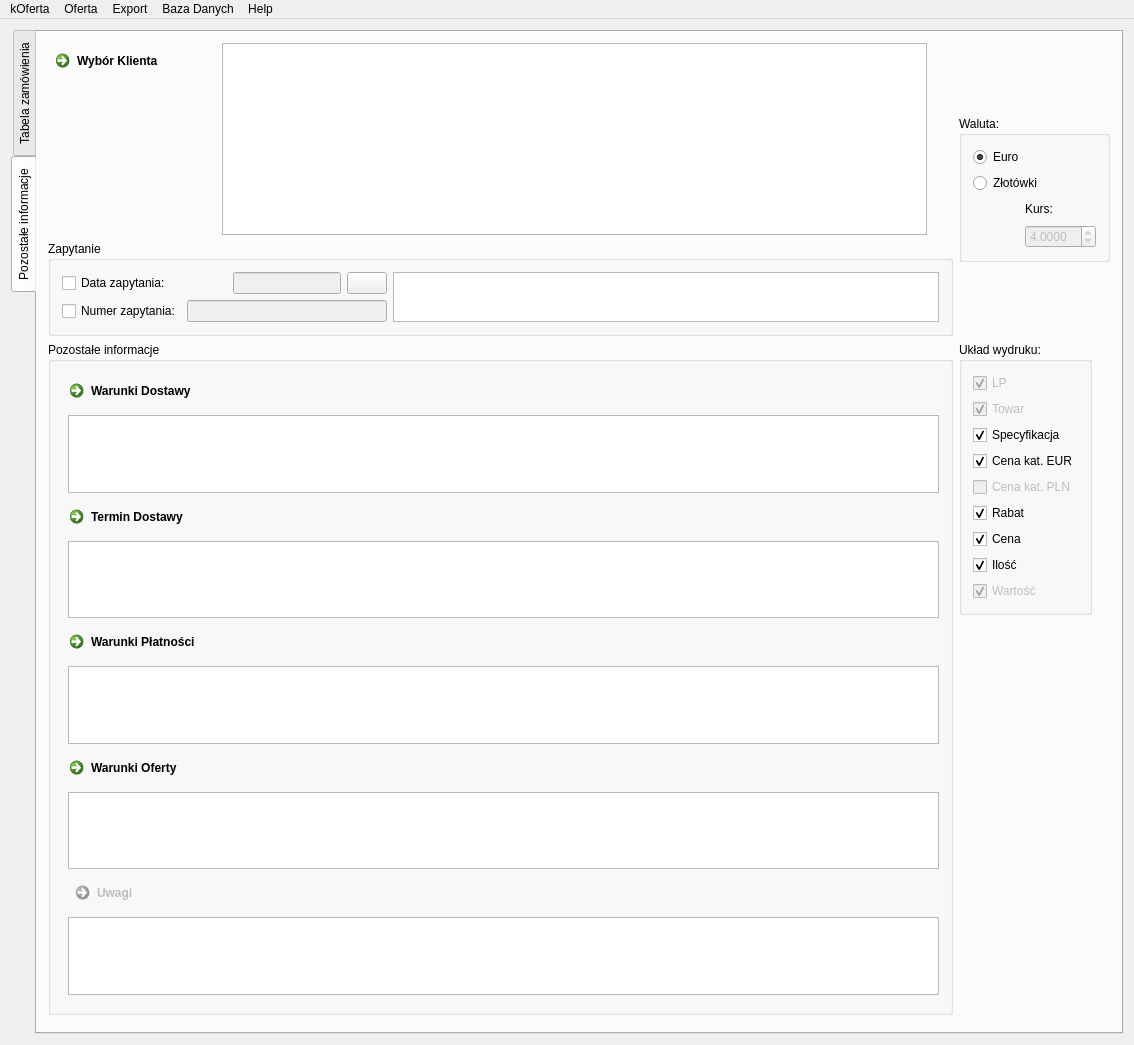
<?xml version="1.0" encoding="UTF-8"?>
<ui version="4.0">
 <class>MainWindow</class>
 <widget class="QMainWindow" name="MainWindow">
  <property name="geometry">
   <rect>
    <x>0</x>
    <y>0</y>
    <width>1134</width>
    <height>1045</height>
   </rect>
  </property>
  <property name="windowTitle">
   <string notr="true">kOferta</string>
  </property>
  <property name="windowIcon">
   <iconset resource="../resources/mainwindow.qrc">
    <normaloff>:/ico</normaloff>:/ico</iconset>
  </property>
  <widget class="QWidget" name="centralWidget">
   <layout class="QVBoxLayout" name="verticalLayout_5">
    <item>
     <widget class="QTabWidget" name="tabWidget">
      <property name="tabPosition">
       <enum>QTabWidget::West</enum>
      </property>
      <property name="currentIndex">
       <number>1</number>
      </property>
      <widget class="QWidget" name="tab">
       <attribute name="title">
        <string>Tabela zamówienia</string>
       </attribute>
       <layout class="QVBoxLayout" name="verticalLayout_2">
        <item>
         <layout class="QHBoxLayout" name="horizontalLayout_2">
          <item>
           <widget class="QPushButton" name="addTowar">
            <property name="text">
             <string>Dodaj Towar</string>
            </property>
           </widget>
          </item>
          <item>
           <widget class="QPushButton" name="rabat">
            <property name="text">
             <string>Ustaw rabat</string>
            </property>
           </widget>
          </item>
          <item>
           <widget class="QPushButton" name="delw">
            <property name="text">
             <string>Usuń wiersz</string>
            </property>
           </widget>
          </item>
          <item>
           <spacer name="horizontalSpacer_2">
            <property name="orientation">
             <enum>Qt::Horizontal</enum>
            </property>
            <property name="sizeHint" stdset="0">
             <size>
              <width>40</width>
              <height>20</height>
             </size>
            </property>
           </spacer>
          </item>
         </layout>
        </item>
        <item>
         <widget class="MerchandiseListView" name="tableView" native="true">
          <property name="sizePolicy">
           <sizepolicy hsizetype="Expanding" vsizetype="Expanding">
            <horstretch>0</horstretch>
            <verstretch>0</verstretch>
           </sizepolicy>
          </property>
         </widget>
        </item>
       </layout>
      </widget>
      <widget class="QWidget" name="tab_2">
       <attribute name="title">
        <string>Pozostałe informacje</string>
       </attribute>
       <layout class="QGridLayout" name="gridLayout">
        <item row="0" column="0">
         <layout class="QHBoxLayout" name="horizontalLayout_3">
          <item>
           <widget class="QCommandLinkButton" name="commandLinkButton_klient">
            <property name="text">
             <string>Wybór Klienta</string>
            </property>
           </widget>
          </item>
          <item>
           <widget class="QPlainTextEdit" name="plainTextEdit_klient">
            <property name="sizePolicy">
             <sizepolicy hsizetype="Expanding" vsizetype="Expanding">
              <horstretch>0</horstretch>
              <verstretch>0</verstretch>
             </sizepolicy>
            </property>
            <property name="tabChangesFocus">
             <bool>true</bool>
            </property>
            <property name="lineWrapMode">
             <enum>QPlainTextEdit::NoWrap</enum>
            </property>
            <property name="readOnly">
             <bool>true</bool>
            </property>
           </widget>
          </item>
         </layout>
        </item>
        <item row="0" column="2" rowspan="2">
         <widget class="QGroupBox" name="waluta">
          <property name="sizePolicy">
           <sizepolicy hsizetype="Fixed" vsizetype="Fixed">
            <horstretch>0</horstretch>
            <verstretch>0</verstretch>
           </sizepolicy>
          </property>
          <property name="title">
           <string>Waluta:</string>
          </property>
          <layout class="QGridLayout" name="gridLayout_3">
           <item row="0" column="0" colspan="3">
            <widget class="QRadioButton" name="radioButton_EUR">
             <property name="text">
              <string>Euro</string>
             </property>
             <property name="checked">
              <bool>true</bool>
             </property>
            </widget>
           </item>
           <item row="1" column="0" colspan="3">
            <widget class="QRadioButton" name="radioButton_PLN">
             <property name="text">
              <string>Złotówki</string>
             </property>
            </widget>
           </item>
           <item row="2" column="0">
            <spacer name="horizontalSpacer">
             <property name="orientation">
              <enum>Qt::Horizontal</enum>
             </property>
             <property name="sizeHint" stdset="0">
              <size>
               <width>40</width>
               <height>20</height>
              </size>
             </property>
            </spacer>
           </item>
           <item row="2" column="2">
            <widget class="QLabel" name="label_exchangeRate">
             <property name="enabled">
              <bool>true</bool>
             </property>
             <property name="text">
              <string>Kurs:</string>
             </property>
            </widget>
           </item>
           <item row="3" column="0">
            <spacer name="horizontalSpacer_3">
             <property name="orientation">
              <enum>Qt::Horizontal</enum>
             </property>
             <property name="sizeHint" stdset="0">
              <size>
               <width>40</width>
               <height>20</height>
              </size>
             </property>
            </spacer>
           </item>
           <item row="3" column="2">
            <widget class="QDoubleSpinBox" name="spinBox_exchangeRate">
             <property name="enabled">
              <bool>false</bool>
             </property>
             <property name="decimals">
              <number>4</number>
             </property>
             <property name="maximum">
              <double>99.999899999999997</double>
             </property>
             <property name="singleStep">
              <double>0.010000000000000</double>
             </property>
             <property name="value">
              <double>4.000000000000000</double>
             </property>
            </widget>
           </item>
          </layout>
         </widget>
        </item>
        <item row="1" column="0" colspan="2">
         <widget class="QGroupBox" name="grupBox_zapytanie">
          <property name="sizePolicy">
           <sizepolicy hsizetype="Preferred" vsizetype="Minimum">
            <horstretch>0</horstretch>
            <verstretch>0</verstretch>
           </sizepolicy>
          </property>
          <property name="title">
           <string>Zapytanie</string>
          </property>
          <layout class="QHBoxLayout" name="horizontalLayout_4">
           <item>
            <layout class="QVBoxLayout" name="verticalLayout">
             <property name="sizeConstraint">
              <enum>QLayout::SetDefaultConstraint</enum>
             </property>
             <item>
              <layout class="QHBoxLayout" name="horizontalLayout">
               <item>
                <widget class="QCheckBox" name="checkBox_zapytanieData">
                 <property name="text">
                  <string>Data zapytania:</string>
                 </property>
                </widget>
               </item>
               <item>
                <widget class="QLineEdit" name="lineEdit_zapytanieData">
                 <property name="enabled">
                  <bool>false</bool>
                 </property>
                 <property name="sizePolicy">
                  <sizepolicy hsizetype="Fixed" vsizetype="Fixed">
                   <horstretch>0</horstretch>
                   <verstretch>0</verstretch>
                  </sizepolicy>
                 </property>
                 <property name="readOnly">
                  <bool>false</bool>
                 </property>
                </widget>
               </item>
               <item>
                <widget class="QPushButton" name="pushButton_zapytanieData">
                 <property name="sizePolicy">
                  <sizepolicy hsizetype="Fixed" vsizetype="Fixed">
                   <horstretch>0</horstretch>
                   <verstretch>0</verstretch>
                  </sizepolicy>
                 </property>
                 <property name="text">
                  <string/>
                 </property>
                 <property name="icon">
                  <iconset resource="../resources/mainwindow.qrc">
                   <normaloff>:/calendar</normaloff>:/calendar</iconset>
                 </property>
                 <property name="iconSize">
                  <size>
                   <width>32</width>
                   <height>32</height>
                  </size>
                 </property>
                </widget>
               </item>
              </layout>
             </item>
             <item>
              <layout class="QHBoxLayout" name="horizontalLayout_11">
               <item>
                <widget class="QCheckBox" name="checkBox_zapytanieNr">
                 <property name="text">
                  <string>Numer zapytania:</string>
                 </property>
                </widget>
               </item>
               <item>
                <widget class="QLineEdit" name="lineEdit_zapytanieNr">
                 <property name="enabled">
                  <bool>false</bool>
                 </property>
                 <property name="sizePolicy">
                  <sizepolicy hsizetype="Minimum" vsizetype="Fixed">
                   <horstretch>0</horstretch>
                   <verstretch>0</verstretch>
                  </sizepolicy>
                 </property>
                 <property name="minimumSize">
                  <size>
                   <width>200</width>
                   <height>0</height>
                  </size>
                 </property>
                 <property name="maximumSize">
                  <size>
                   <width>500</width>
                   <height>16777215</height>
                  </size>
                 </property>
                 <property name="baseSize">
                  <size>
                   <width>500</width>
                   <height>0</height>
                  </size>
                 </property>
                 <property name="readOnly">
                  <bool>false</bool>
                 </property>
                </widget>
               </item>
              </layout>
             </item>
            </layout>
           </item>
           <item>
            <widget class="QPlainTextEdit" name="plainTextEdit_zapytanie">
             <property name="sizePolicy">
              <sizepolicy hsizetype="Expanding" vsizetype="Ignored">
               <horstretch>0</horstretch>
               <verstretch>0</verstretch>
              </sizepolicy>
             </property>
             <property name="maximumSize">
              <size>
               <width>16777215</width>
               <height>16777215</height>
              </size>
             </property>
             <property name="readOnly">
              <bool>true</bool>
             </property>
            </widget>
           </item>
          </layout>
         </widget>
        </item>
        <item row="2" column="0" rowspan="2" colspan="2">
         <widget class="QGroupBox" name="groupBox">
          <property name="title">
           <string>Pozostałe informacje</string>
          </property>
          <layout class="QFormLayout" name="formLayout">
           <property name="fieldGrowthPolicy">
            <enum>QFormLayout::AllNonFixedFieldsGrow</enum>
           </property>
           <item row="0" column="0" colspan="2">
            <widget class="QCommandLinkButton" name="commandLinkButton_shipingTerms">
             <property name="text">
              <string>Warunki Dostawy</string>
             </property>
            </widget>
           </item>
           <item row="1" column="1">
            <widget class="QPlainTextEdit" name="plainTextEdit_dostawa">
             <property name="sizePolicy">
              <sizepolicy hsizetype="Expanding" vsizetype="Preferred">
               <horstretch>0</horstretch>
               <verstretch>0</verstretch>
              </sizepolicy>
             </property>
             <property name="maximumSize">
              <size>
               <width>16777215</width>
               <height>16777215</height>
              </size>
             </property>
             <property name="undoRedoEnabled">
              <bool>false</bool>
             </property>
             <property name="readOnly">
              <bool>true</bool>
             </property>
            </widget>
           </item>
           <item row="2" column="0" colspan="2">
            <widget class="QCommandLinkButton" name="commandLinkButton_shipmentTime">
             <property name="text">
              <string>Termin Dostawy</string>
             </property>
            </widget>
           </item>
           <item row="3" column="1">
            <widget class="QPlainTextEdit" name="plainTextEdit_termin">
             <property name="sizePolicy">
              <sizepolicy hsizetype="Expanding" vsizetype="Preferred">
               <horstretch>0</horstretch>
               <verstretch>0</verstretch>
              </sizepolicy>
             </property>
             <property name="maximumSize">
              <size>
               <width>16777215</width>
               <height>16777215</height>
              </size>
             </property>
             <property name="undoRedoEnabled">
              <bool>false</bool>
             </property>
             <property name="readOnly">
              <bool>true</bool>
             </property>
            </widget>
           </item>
           <item row="4" column="0" colspan="2">
            <widget class="QCommandLinkButton" name="commandLinkButton_paymentTerms">
             <property name="text">
              <string>Warunki Płatności</string>
             </property>
            </widget>
           </item>
           <item row="5" column="1">
            <widget class="QPlainTextEdit" name="plainTextEdit_platnosc">
             <property name="sizePolicy">
              <sizepolicy hsizetype="Expanding" vsizetype="Preferred">
               <horstretch>0</horstretch>
               <verstretch>0</verstretch>
              </sizepolicy>
             </property>
             <property name="maximumSize">
              <size>
               <width>16777215</width>
               <height>16777215</height>
              </size>
             </property>
             <property name="undoRedoEnabled">
              <bool>false</bool>
             </property>
             <property name="readOnly">
              <bool>true</bool>
             </property>
            </widget>
           </item>
           <item row="6" column="0" colspan="2">
            <widget class="QCommandLinkButton" name="commandLinkButton_offerTerms">
             <property name="text">
              <string>Warunki Oferty</string>
             </property>
            </widget>
           </item>
           <item row="7" column="1">
            <widget class="QPlainTextEdit" name="plainTextEdit_oferta">
             <property name="sizePolicy">
              <sizepolicy hsizetype="Expanding" vsizetype="Preferred">
               <horstretch>0</horstretch>
               <verstretch>0</verstretch>
              </sizepolicy>
             </property>
             <property name="maximumSize">
              <size>
               <width>16777215</width>
               <height>16777215</height>
              </size>
             </property>
             <property name="undoRedoEnabled">
              <bool>false</bool>
             </property>
             <property name="readOnly">
              <bool>true</bool>
             </property>
            </widget>
           </item>
           <item row="8" column="1">
            <widget class="QCommandLinkButton" name="commandLinkButton_other">
             <property name="enabled">
              <bool>false</bool>
             </property>
             <property name="autoFillBackground">
              <bool>false</bool>
             </property>
             <property name="text">
              <string>Uwagi</string>
             </property>
            </widget>
           </item>
           <item row="9" column="1">
            <widget class="QPlainTextEdit" name="plainTextEdit_uwagi">
             <property name="sizePolicy">
              <sizepolicy hsizetype="Expanding" vsizetype="Preferred">
               <horstretch>0</horstretch>
               <verstretch>0</verstretch>
              </sizepolicy>
             </property>
             <property name="maximumSize">
              <size>
               <width>16777215</width>
               <height>16777215</height>
              </size>
             </property>
            </widget>
           </item>
           <item row="11" column="1">
            <spacer name="verticalSpacer_6">
             <property name="orientation">
              <enum>Qt::Vertical</enum>
             </property>
             <property name="sizeHint" stdset="0">
              <size>
               <width>20</width>
               <height>40</height>
              </size>
             </property>
            </spacer>
           </item>
          </layout>
         </widget>
        </item>
        <item row="2" column="2">
         <widget class="QGroupBox" name="kolumny">
          <property name="sizePolicy">
           <sizepolicy hsizetype="Fixed" vsizetype="Fixed">
            <horstretch>0</horstretch>
            <verstretch>0</verstretch>
           </sizepolicy>
          </property>
          <property name="title">
           <string>Układ wydruku:</string>
          </property>
          <layout class="QVBoxLayout" name="verticalLayout_4">
           <item>
            <widget class="QCheckBox" name="kol_lp">
             <property name="enabled">
              <bool>false</bool>
             </property>
             <property name="text">
              <string>LP</string>
             </property>
             <property name="checked">
              <bool>true</bool>
             </property>
            </widget>
           </item>
           <item>
            <widget class="QCheckBox" name="kol_towar">
             <property name="enabled">
              <bool>false</bool>
             </property>
             <property name="text">
              <string>Towar</string>
             </property>
             <property name="checked">
              <bool>true</bool>
             </property>
            </widget>
           </item>
           <item>
            <widget class="QCheckBox" name="kol_specyfikacja">
             <property name="enabled">
              <bool>true</bool>
             </property>
             <property name="text">
              <string>Specyfikacja</string>
             </property>
             <property name="checked">
              <bool>true</bool>
             </property>
            </widget>
           </item>
           <item>
            <widget class="QCheckBox" name="kol_cenaKat">
             <property name="text">
              <string>Cena kat. EUR</string>
             </property>
             <property name="checked">
              <bool>true</bool>
             </property>
            </widget>
           </item>
           <item>
            <widget class="QCheckBox" name="kol_cenaPln">
             <property name="enabled">
              <bool>false</bool>
             </property>
             <property name="text">
              <string>Cena kat. PLN</string>
             </property>
             <property name="checked">
              <bool>false</bool>
             </property>
            </widget>
           </item>
           <item>
            <widget class="QCheckBox" name="kol_rabat">
             <property name="text">
              <string>Rabat</string>
             </property>
             <property name="checked">
              <bool>true</bool>
             </property>
            </widget>
           </item>
           <item>
            <widget class="QCheckBox" name="kol_cena">
             <property name="text">
              <string>Cena</string>
             </property>
             <property name="checked">
              <bool>true</bool>
             </property>
            </widget>
           </item>
           <item>
            <widget class="QCheckBox" name="kol_ilosc">
             <property name="text">
              <string>Ilość</string>
             </property>
             <property name="checked">
              <bool>true</bool>
             </property>
            </widget>
           </item>
           <item>
            <widget class="QCheckBox" name="kol_wartosc">
             <property name="enabled">
              <bool>false</bool>
             </property>
             <property name="text">
              <string>Wartość</string>
             </property>
             <property name="checked">
              <bool>true</bool>
             </property>
            </widget>
           </item>
          </layout>
         </widget>
        </item>
        <item row="3" column="2" rowspan="2">
         <spacer name="verticalSpacer_7">
          <property name="orientation">
           <enum>Qt::Vertical</enum>
          </property>
          <property name="sizeHint" stdset="0">
           <size>
            <width>20</width>
            <height>430</height>
           </size>
          </property>
         </spacer>
        </item>
        <item row="4" column="1">
         <spacer name="verticalSpacer">
          <property name="orientation">
           <enum>Qt::Vertical</enum>
          </property>
          <property name="sizeHint" stdset="0">
           <size>
            <width>20</width>
            <height>40</height>
           </size>
          </property>
         </spacer>
        </item>
       </layout>
       <zorder>grupBox_zapytanie</zorder>
       <zorder>kolumny</zorder>
       <zorder>waluta</zorder>
       <zorder>verticalSpacer_7</zorder>
       <zorder>groupBox</zorder>
      </widget>
     </widget>
    </item>
   </layout>
  </widget>
  <widget class="QMenuBar" name="menuBar">
   <property name="geometry">
    <rect>
     <x>0</x>
     <y>0</y>
     <width>1134</width>
     <height>24</height>
    </rect>
   </property>
   <widget class="QMenu" name="menuOferta">
    <property name="title">
     <string>Oferta</string>
    </property>
    <addaction name="actionNew"/>
    <addaction name="actionOpen"/>
    <addaction name="actionSave"/>
    <addaction name="actionNR"/>
   </widget>
   <widget class="QMenu" name="menuExport">
    <property name="title">
     <string>Export</string>
    </property>
    <addaction name="actionDo_PDF"/>
    <addaction name="actionDruk"/>
   </widget>
   <widget class="QMenu" name="menuHelp">
    <property name="title">
     <string>Help</string>
    </property>
    <addaction name="actionO_kOferta"/>
    <addaction name="actionO_Qt"/>
   </widget>
   <widget class="QMenu" name="menuKlient">
    <property name="title">
     <string>Baza Danych</string>
    </property>
    <addaction name="klientNowy"/>
    <addaction name="klientEdycja"/>
    <addaction name="separator"/>
    <addaction name="actionNowy_Towar"/>
    <addaction name="separator"/>
    <addaction name="actionDodaj_warunki"/>
   </widget>
   <widget class="QMenu" name="menuConnect">
    <property name="title">
     <string>kOferta</string>
    </property>
    <addaction name="actionConnect"/>
    <addaction name="actionDisconnect"/>
    <addaction name="action_changePassword"/>
    <addaction name="separator"/>
    <addaction name="actionExit"/>
   </widget>
   <addaction name="menuConnect"/>
   <addaction name="menuOferta"/>
   <addaction name="menuExport"/>
   <addaction name="menuKlient"/>
   <addaction name="menuHelp"/>
  </widget>
  <action name="actionNew">
   <property name="text">
    <string>Nowa</string>
   </property>
  </action>
  <action name="actionOpen">
   <property name="text">
    <string>Otwórz</string>
   </property>
  </action>
  <action name="actionSave">
   <property name="text">
    <string>Zapisz</string>
   </property>
  </action>
  <action name="actionExit">
   <property name="text">
    <string>Wyjście</string>
   </property>
  </action>
  <action name="actionDo_PDF">
   <property name="text">
    <string>PDF</string>
   </property>
  </action>
  <action name="actionDo_HTML">
   <property name="text">
    <string>HTML</string>
   </property>
  </action>
  <action name="actionDruk">
   <property name="text">
    <string>Druk</string>
   </property>
  </action>
  <action name="actionO_kOferta">
   <property name="text">
    <string>O kOferta</string>
   </property>
  </action>
  <action name="actionO_Qt">
   <property name="text">
    <string>O Qt</string>
   </property>
  </action>
  <action name="actionNR">
   <property name="text">
    <string>Nadaj nowy numer</string>
   </property>
  </action>
  <action name="klientNowy">
   <property name="text">
    <string>Nowy Klient</string>
   </property>
  </action>
  <action name="klientImport">
   <property name="text">
    <string>Import</string>
   </property>
  </action>
  <action name="klientEksport">
   <property name="enabled">
    <bool>true</bool>
   </property>
   <property name="text">
    <string>Eksport</string>
   </property>
  </action>
  <action name="klientEdycja">
   <property name="enabled">
    <bool>true</bool>
   </property>
   <property name="text">
    <string>Edycja Klienta</string>
   </property>
  </action>
  <action name="towarNowy">
   <property name="text">
    <string>Nowy</string>
   </property>
  </action>
  <action name="towarImport">
   <property name="text">
    <string>Import</string>
   </property>
  </action>
  <action name="towarEksport">
   <property name="enabled">
    <bool>true</bool>
   </property>
   <property name="text">
    <string>Eksport</string>
   </property>
  </action>
  <action name="towarEdycja">
   <property name="enabled">
    <bool>true</bool>
   </property>
   <property name="text">
    <string>Edycja</string>
   </property>
  </action>
  <action name="actionConnect">
   <property name="text">
    <string>Połącz</string>
   </property>
  </action>
  <action name="actionDisconnect">
   <property name="text">
    <string>Rozłącz</string>
   </property>
  </action>
  <action name="actionNowy_Towar">
   <property name="text">
    <string>Nowy Towar</string>
   </property>
  </action>
  <action name="actionDodaj_warunki_dostawy">
   <property name="text">
    <string>Dodaj warunki dostawy</string>
   </property>
  </action>
  <action name="actionDodaj_termin_dostawy">
   <property name="text">
    <string>Dodaj termin dostawy</string>
   </property>
  </action>
  <action name="actionDodaj_warunki_platnosci">
   <property name="text">
    <string>Dodaj warunki platnosci</string>
   </property>
  </action>
  <action name="actionDodaj_warunki">
   <property name="text">
    <string>Dodaj warunki</string>
   </property>
  </action>
  <action name="actionUstawienia">
   <property name="text">
    <string>Ustawienia</string>
   </property>
  </action>
  <action name="action_changePassword">
   <property name="text">
    <string>Zmień hasło</string>
   </property>
  </action>
 </widget>
 <layoutdefault spacing="6" margin="11"/>
 <customwidgets>
  <customwidget>
   <class>MerchandiseListView</class>
   <extends>QWidget</extends>
   <header>MerchandiseListView.hpp</header>
   <container>1</container>
  </customwidget>
 </customwidgets>
 <resources>
  <include location="../resources/mainwindow.qrc"/>
 </resources>
 <connections/>
</ui>
